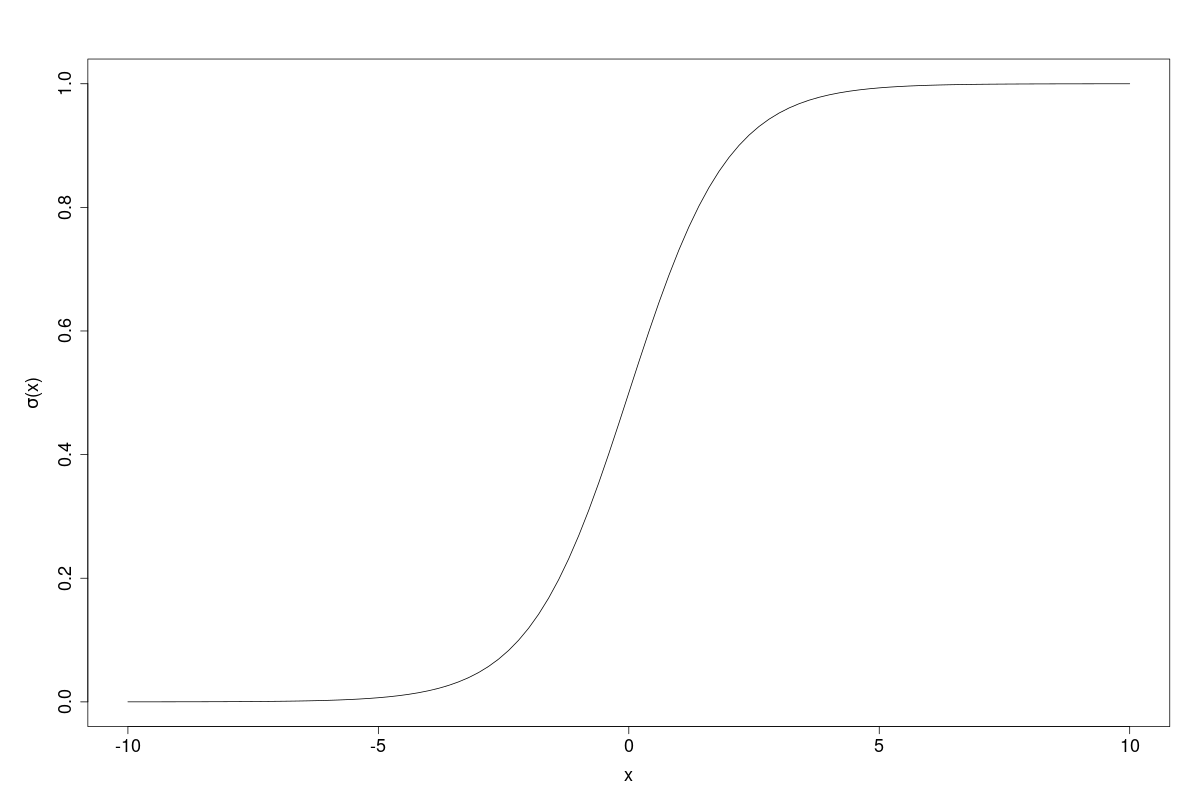

Reproduce this figure in R.
#
#
#
# ██╗    ██╗ ██████╗ ██╗████████╗███████╗██╗  ██╗
# ██║    ██║██╔═══██╗██║╚══██╔══╝██╔════╝██║ ██╔╝
# ██║ █╗ ██║██║   ██║██║   ██║   █████╗  █████╔╝
# ██║███╗██║██║   ██║██║   ██║   ██╔══╝  ██╔═██╗
# ╚███╔███╔╝╚██████╔╝██║   ██║   ███████╗██║  ██╗
#  ╚══╝╚══╝  ╚═════╝ ╚═╝   ╚═╝   ╚══════╝╚═╝  ╚═╝
#
#
#
#  /$$$$$$$
# | $$__  $$
# | $$  \ $$
# | $$$$$$$/
# | $$__  $$
# | $$  \ $$
# | $$  | $$
# |__/  |__/
#
#
#
# Script for plotting a few graphs related to the sigmoid function.

# Function that computes the sigmoid function. I know there's a built-in
# function for performing this computation. I'm implementing my own function
# because I want to learn the basic R syntax.
sig_fun <- function(x) {

  temp <- 1 + exp(-x)
  return(temp ^ (-1))

}

# Function that computes the derivative of the sigmoid function.
der_sig_fun <- function(x) {

  return(sig_fun(x) * sig_fun(-x))

}

# Function that computes the second derivative of the sigmoid function.
sec_der_sig_fun <- function(x) {

  temp <- 1 - 2 * sig_fun(x)
  return(der_sig_fun(x) * temp)

}

# Function that plots the graph of the sigmoid function. The output is a PNG
# file.
plot_sig <- function() {

  # Opens the PNG file.
  png(file = "sigmoid.png", width = 1200, height = 800)
  par(mar = c(5.1, 6.1, 4.1, 2.1))

  # Creates the plot.
  x_lab <- "x"
  x_lim <- c(-10, 10)
  y_lab <- expression(sigma * "(x)")
  curve(sig_fun, xlab = x_lab, xlim = x_lim, ylab = y_lab, cex.axis = 1.5,
        cex.lab = 1.5)

  # Closes the PNG file.
  dev.off()

}

# Function that plots the graph of the derivative of the sigmoid function. The
# output is a PNG file.
plot_der_sig <- function() {

  # Opens the PNG file.
  png(file = "derivative_sigmoid.png", width = 1200, height = 800)
  par(mar = c(5.1, 6.1, 4.1, 2.1))

  # Creates the plot.
  x_lab <- "x"
  x_lim <- c(-10, 10)
  y_lab <- expression(frac(d * sigma * "(x)", dx))
  curve(der_sig_fun, xlab = x_lab, xlim = x_lim, ylab = y_lab, cex.axis = 1.5,
        cex.lab = 1.5)

  # Closes the PNG file.
  dev.off()

}

# Function that plots the graph of the second derivative of the sigmoid
# function. The output is a PNG file.
plot_sec_der_sig <- function() {

  # Opens the PNG file.
  png(file = "second_derivative_sigmoid.png", width = 1200, height = 800)
  par(mar = c(5.1, 6.1, 4.1, 2.1))

  # Creates the plot.
  x_lab <- "x"
  x_lim <- c(-10, 10)
  y_lab <- expression(frac(d ^ 2 * sigma * "(x)", d * x ^ 2))
  curve(sec_der_sig_fun, xlab = x_lab, xlim = x_lim, ylab = y_lab,
        cex.axis = 1.5, cex.lab = 1.5)

  # Closes the PNG file.
  dev.off()

}

plot_sig()
plot_der_sig()
plot_sec_der_sig()
